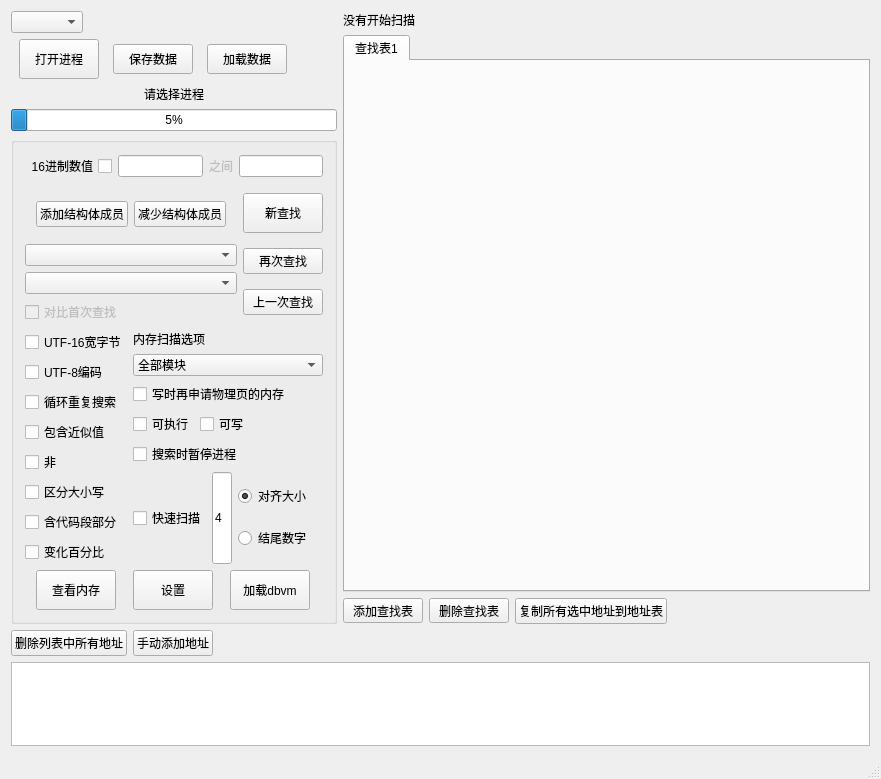
<?xml version="1.0" encoding="UTF-8"?>
<ui version="4.0">
 <class>CheatEngine_With_QtClass</class>
 <widget class="QMainWindow" name="CheatEngine_With_QtClass">
  <property name="geometry">
   <rect>
    <x>0</x>
    <y>0</y>
    <width>881</width>
    <height>779</height>
   </rect>
  </property>
  <property name="sizePolicy">
   <sizepolicy hsizetype="Expanding" vsizetype="Preferred">
    <horstretch>0</horstretch>
    <verstretch>0</verstretch>
   </sizepolicy>
  </property>
  <property name="acceptDrops">
   <bool>false</bool>
  </property>
  <property name="windowTitle">
   <string>CheatEngine_With_Qt</string>
  </property>
  <widget class="QWidget" name="centralWidget">
   <layout class="QVBoxLayout" name="verticalLayout">
    <item>
     <layout class="QHBoxLayout" name="horizontalLayout" stretch="0,1">
      <item>
       <layout class="QVBoxLayout" name="verticalLayout_scan_panel">
        <item>
         <widget class="QComboBox" name="comboBox_language">
          <property name="sizePolicy">
           <sizepolicy hsizetype="Fixed" vsizetype="Fixed">
            <horstretch>0</horstretch>
            <verstretch>0</verstretch>
           </sizepolicy>
          </property>
         </widget>
        </item>
        <item>
         <layout class="QHBoxLayout" name="horizontalLayout_9">
          <item>
           <widget class="QPushButton" name="pushButton_openProcess">
            <property name="sizePolicy">
             <sizepolicy hsizetype="Fixed" vsizetype="Fixed">
              <horstretch>0</horstretch>
              <verstretch>0</verstretch>
             </sizepolicy>
            </property>
            <property name="minimumSize">
             <size>
              <width>0</width>
              <height>40</height>
             </size>
            </property>
            <property name="text">
             <string>打开进程</string>
            </property>
           </widget>
          </item>
          <item>
           <widget class="QPushButton" name="pushButton_save_data_to_file">
            <property name="sizePolicy">
             <sizepolicy hsizetype="Fixed" vsizetype="Fixed">
              <horstretch>0</horstretch>
              <verstretch>0</verstretch>
             </sizepolicy>
            </property>
            <property name="minimumSize">
             <size>
              <width>0</width>
              <height>30</height>
             </size>
            </property>
            <property name="text">
             <string>保存数据</string>
            </property>
           </widget>
          </item>
          <item>
           <widget class="QPushButton" name="pushButton_load_data_from_file">
            <property name="sizePolicy">
             <sizepolicy hsizetype="Fixed" vsizetype="Fixed">
              <horstretch>0</horstretch>
              <verstretch>0</verstretch>
             </sizepolicy>
            </property>
            <property name="minimumSize">
             <size>
              <width>0</width>
              <height>30</height>
             </size>
            </property>
            <property name="text">
             <string>加载数据</string>
            </property>
           </widget>
          </item>
          <item>
           <spacer name="horizontalSpacer">
            <property name="orientation">
             <enum>Qt::Orientation::Horizontal</enum>
            </property>
            <property name="sizeType">
             <enum>QSizePolicy::Policy::Fixed</enum>
            </property>
            <property name="sizeHint" stdset="0">
             <size>
              <width>40</width>
              <height>20</height>
             </size>
            </property>
           </spacer>
          </item>
         </layout>
        </item>
        <item>
         <layout class="QVBoxLayout" name="verticalLayout_2">
          <property name="sizeConstraint">
           <enum>QLayout::SizeConstraint::SetDefaultConstraint</enum>
          </property>
          <property name="bottomMargin">
           <number>0</number>
          </property>
          <item>
           <widget class="QLabel" name="label_Process_name">
            <property name="sizePolicy">
             <sizepolicy hsizetype="Expanding" vsizetype="Fixed">
              <horstretch>0</horstretch>
              <verstretch>0</verstretch>
             </sizepolicy>
            </property>
            <property name="autoFillBackground">
             <bool>true</bool>
            </property>
            <property name="text">
             <string>请选择进程</string>
            </property>
            <property name="alignment">
             <set>Qt::AlignmentFlag::AlignCenter</set>
            </property>
           </widget>
          </item>
          <item>
           <widget class="QProgressBar" name="progressBar">
            <property name="enabled">
             <bool>true</bool>
            </property>
            <property name="sizePolicy">
             <sizepolicy hsizetype="Expanding" vsizetype="Fixed">
              <horstretch>0</horstretch>
              <verstretch>0</verstretch>
             </sizepolicy>
            </property>
            <property name="value">
             <number>5</number>
            </property>
           </widget>
          </item>
         </layout>
        </item>
        <item>
         <widget class="QGroupBox" name="groupBox">
          <property name="sizePolicy">
           <sizepolicy hsizetype="Fixed" vsizetype="Fixed">
            <horstretch>0</horstretch>
            <verstretch>0</verstretch>
           </sizepolicy>
          </property>
          <property name="title">
           <string/>
          </property>
          <layout class="QVBoxLayout" name="verticalLayout_11">
           <item>
            <layout class="QHBoxLayout" name="horizontalLayout_scan_input" stretch="0,1,0,1">
             <item>
              <widget class="QCheckBox" name="checkBox_Hex_Value">
               <property name="sizePolicy">
                <sizepolicy hsizetype="Expanding" vsizetype="Fixed">
                 <horstretch>0</horstretch>
                 <verstretch>0</verstretch>
                </sizepolicy>
               </property>
               <property name="layoutDirection">
                <enum>Qt::LayoutDirection::RightToLeft</enum>
               </property>
               <property name="text">
                <string>16进制数值</string>
               </property>
              </widget>
             </item>
             <item>
              <widget class="QLineEdit" name="lineEdit_ValueInput">
               <property name="sizePolicy">
                <sizepolicy hsizetype="Ignored" vsizetype="Fixed">
                 <horstretch>0</horstretch>
                 <verstretch>0</verstretch>
                </sizepolicy>
               </property>
              </widget>
             </item>
             <item>
              <widget class="QLabel" name="label_and">
               <property name="enabled">
                <bool>false</bool>
               </property>
               <property name="sizePolicy">
                <sizepolicy hsizetype="Fixed" vsizetype="Fixed">
                 <horstretch>0</horstretch>
                 <verstretch>0</verstretch>
                </sizepolicy>
               </property>
               <property name="minimumSize">
                <size>
                 <width>0</width>
                 <height>0</height>
                </size>
               </property>
               <property name="text">
                <string>之间</string>
               </property>
              </widget>
             </item>
             <item>
              <widget class="QLineEdit" name="lineEdit_ValueInput2">
               <property name="enabled">
                <bool>true</bool>
               </property>
               <property name="sizePolicy">
                <sizepolicy hsizetype="Ignored" vsizetype="Fixed">
                 <horstretch>0</horstretch>
                 <verstretch>0</verstretch>
                </sizepolicy>
               </property>
              </widget>
             </item>
            </layout>
           </item>
           <item>
            <layout class="QHBoxLayout" name="horizontalLayout_10" stretch="1,0">
             <item>
              <layout class="QVBoxLayout" name="verticalLayout_5">
               <item>
                <widget class="QWidget" name="widget_StructurePanel" native="true">
                 <layout class="QVBoxLayout" name="verticalLayout_9">
                  <item>
                   <layout class="QVBoxLayout" name="layout_Struct_MemberList">
                    <item>
                     <widget class="QWidget" name="widget_Standard_Struct_InputArea" native="true"/>
                    </item>
                    <item>
                     <layout class="QHBoxLayout" name="horizontalLayout_2">
                      <item>
                       <widget class="QPushButton" name="pushButton_Add_Struct_Member">
                        <property name="text">
                         <string>添加结构体成员</string>
                        </property>
                       </widget>
                      </item>
                      <item>
                       <widget class="QPushButton" name="pushButton_Remove_Struct_Member">
                        <property name="text">
                         <string>减少结构体成员</string>
                        </property>
                       </widget>
                      </item>
                     </layout>
                    </item>
                   </layout>
                  </item>
                 </layout>
                </widget>
               </item>
               <item>
                <widget class="QComboBox" name="comboBox_Value_Data_Size">
                 <property name="sizePolicy">
                  <sizepolicy hsizetype="Expanding" vsizetype="Fixed">
                   <horstretch>0</horstretch>
                   <verstretch>0</verstretch>
                  </sizepolicy>
                 </property>
                </widget>
               </item>
               <item>
                <widget class="QComboBox" name="comboBox_atribute_For_Find">
                 <property name="sizePolicy">
                  <sizepolicy hsizetype="Expanding" vsizetype="Fixed">
                   <horstretch>0</horstretch>
                   <verstretch>0</verstretch>
                  </sizepolicy>
                 </property>
                </widget>
               </item>
               <item>
                <widget class="QCheckBox" name="checkBox_compare_first_scan">
                 <property name="enabled">
                  <bool>false</bool>
                 </property>
                 <property name="sizePolicy">
                  <sizepolicy hsizetype="Fixed" vsizetype="Fixed">
                   <horstretch>0</horstretch>
                   <verstretch>0</verstretch>
                  </sizepolicy>
                 </property>
                 <property name="text">
                  <string>对比首次查找</string>
                 </property>
                </widget>
               </item>
              </layout>
             </item>
             <item>
              <layout class="QVBoxLayout" name="verticalLayout_12">
               <item>
                <widget class="QPushButton" name="pushButton_new_find">
                 <property name="sizePolicy">
                  <sizepolicy hsizetype="Fixed" vsizetype="Fixed">
                   <horstretch>0</horstretch>
                   <verstretch>0</verstretch>
                  </sizepolicy>
                 </property>
                 <property name="minimumSize">
                  <size>
                   <width>0</width>
                   <height>40</height>
                  </size>
                 </property>
                 <property name="text">
                  <string>新查找</string>
                 </property>
                </widget>
               </item>
               <item>
                <widget class="QPushButton" name="pushButton_next_find">
                 <property name="sizePolicy">
                  <sizepolicy hsizetype="Fixed" vsizetype="Fixed">
                   <horstretch>0</horstretch>
                   <verstretch>0</verstretch>
                  </sizepolicy>
                 </property>
                 <property name="text">
                  <string>再次查找</string>
                 </property>
                </widget>
               </item>
               <item>
                <widget class="QPushButton" name="pushButton_pre_find">
                 <property name="sizePolicy">
                  <sizepolicy hsizetype="Fixed" vsizetype="Fixed">
                   <horstretch>0</horstretch>
                   <verstretch>0</verstretch>
                  </sizepolicy>
                 </property>
                 <property name="text">
                  <string>上一次查找</string>
                 </property>
                </widget>
               </item>
              </layout>
             </item>
            </layout>
           </item>
           <item>
            <layout class="QHBoxLayout" name="horizontalLayout_7" stretch="0,1">
             <item>
              <layout class="QVBoxLayout" name="verticalLayout_4">
               <item>
                <widget class="QCheckBox" name="checkBox_use_UTF16">
                 <property name="sizePolicy">
                  <sizepolicy hsizetype="Fixed" vsizetype="Fixed">
                   <horstretch>0</horstretch>
                   <verstretch>0</verstretch>
                  </sizepolicy>
                 </property>
                 <property name="minimumSize">
                  <size>
                   <width>0</width>
                   <height>0</height>
                  </size>
                 </property>
                 <property name="text">
                  <string>UTF-16宽字节</string>
                 </property>
                </widget>
               </item>
               <item>
                <widget class="QCheckBox" name="checkBox_use_UTF8">
                 <property name="sizePolicy">
                  <sizepolicy hsizetype="Fixed" vsizetype="Fixed">
                   <horstretch>0</horstretch>
                   <verstretch>0</verstretch>
                  </sizepolicy>
                 </property>
                 <property name="text">
                  <string>UTF-8编码</string>
                 </property>
                </widget>
               </item>
               <item>
                <widget class="QCheckBox" name="checkBox_repeat">
                 <property name="sizePolicy">
                  <sizepolicy hsizetype="Fixed" vsizetype="Fixed">
                   <horstretch>0</horstretch>
                   <verstretch>0</verstretch>
                  </sizepolicy>
                 </property>
                 <property name="text">
                  <string>循环重复搜索</string>
                 </property>
                </widget>
               </item>
               <item>
                <widget class="QCheckBox" name="checkBox_contain_approximate_value">
                 <property name="sizePolicy">
                  <sizepolicy hsizetype="Fixed" vsizetype="Fixed">
                   <horstretch>0</horstretch>
                   <verstretch>0</verstretch>
                  </sizepolicy>
                 </property>
                 <property name="text">
                  <string>包含近似值</string>
                 </property>
                </widget>
               </item>
               <item>
                <widget class="QCheckBox" name="checkBox_Not">
                 <property name="sizePolicy">
                  <sizepolicy hsizetype="Fixed" vsizetype="Fixed">
                   <horstretch>0</horstretch>
                   <verstretch>0</verstretch>
                  </sizepolicy>
                 </property>
                 <property name="text">
                  <string>非</string>
                 </property>
                </widget>
               </item>
               <item>
                <widget class="QCheckBox" name="checkBox_Caps_Check">
                 <property name="sizePolicy">
                  <sizepolicy hsizetype="Fixed" vsizetype="Fixed">
                   <horstretch>0</horstretch>
                   <verstretch>0</verstretch>
                  </sizepolicy>
                 </property>
                 <property name="text">
                  <string>区分大小写</string>
                 </property>
                </widget>
               </item>
               <item>
                <widget class="QCheckBox" name="checkBox_Include_Code_Section">
                 <property name="sizePolicy">
                  <sizepolicy hsizetype="Fixed" vsizetype="Fixed">
                   <horstretch>0</horstretch>
                   <verstretch>0</verstretch>
                  </sizepolicy>
                 </property>
                 <property name="text">
                  <string>含代码段部分</string>
                 </property>
                </widget>
               </item>
               <item>
                <widget class="QCheckBox" name="checkBox_percent">
                 <property name="sizePolicy">
                  <sizepolicy hsizetype="Fixed" vsizetype="Fixed">
                   <horstretch>0</horstretch>
                   <verstretch>0</verstretch>
                  </sizepolicy>
                 </property>
                 <property name="text">
                  <string>变化百分比</string>
                 </property>
                </widget>
               </item>
               <item>
                <spacer name="verticalSpacer_2">
                 <property name="orientation">
                  <enum>Qt::Orientation::Vertical</enum>
                 </property>
                 <property name="sizeHint" stdset="0">
                  <size>
                   <width>20</width>
                   <height>0</height>
                  </size>
                 </property>
                </spacer>
               </item>
              </layout>
             </item>
             <item>
              <layout class="QVBoxLayout" name="verticalLayout_7">
               <item>
                <widget class="QLabel" name="label">
                 <property name="enabled">
                  <bool>true</bool>
                 </property>
                 <property name="sizePolicy">
                  <sizepolicy hsizetype="Fixed" vsizetype="Fixed">
                   <horstretch>0</horstretch>
                   <verstretch>0</verstretch>
                  </sizepolicy>
                 </property>
                 <property name="text">
                  <string>内存扫描选项</string>
                 </property>
                 <property name="alignment">
                  <set>Qt::AlignmentFlag::AlignLeading|Qt::AlignmentFlag::AlignLeft|Qt::AlignmentFlag::AlignVCenter</set>
                 </property>
                </widget>
               </item>
               <item>
                <widget class="QComboBox" name="comboBox_process_module_List">
                 <property name="sizePolicy">
                  <sizepolicy hsizetype="Expanding" vsizetype="Fixed">
                   <horstretch>0</horstretch>
                   <verstretch>0</verstretch>
                  </sizepolicy>
                 </property>
                 <property name="layoutDirection">
                  <enum>Qt::LayoutDirection::LeftToRight</enum>
                 </property>
                 <property name="editable">
                  <bool>false</bool>
                 </property>
                 <property name="currentText">
                  <string>全部模块</string>
                 </property>
                 <item>
                  <property name="text">
                   <string>全部模块</string>
                  </property>
                 </item>
                </widget>
               </item>
               <item>
                <widget class="QCheckBox" name="checkBox_copy_on_write">
                 <property name="sizePolicy">
                  <sizepolicy hsizetype="Fixed" vsizetype="Fixed">
                   <horstretch>0</horstretch>
                   <verstretch>0</verstretch>
                  </sizepolicy>
                 </property>
                 <property name="text">
                  <string>写时再申请物理页的内存</string>
                 </property>
                </widget>
               </item>
               <item>
                <layout class="QHBoxLayout" name="horizontalLayout_4">
                 <item>
                  <widget class="QCheckBox" name="checkBox_able_to_execute">
                   <property name="sizePolicy">
                    <sizepolicy hsizetype="Fixed" vsizetype="Fixed">
                     <horstretch>0</horstretch>
                     <verstretch>0</verstretch>
                    </sizepolicy>
                   </property>
                   <property name="text">
                    <string>可执行</string>
                   </property>
                  </widget>
                 </item>
                 <item>
                  <widget class="QCheckBox" name="checkBox_able_to_write">
                   <property name="sizePolicy">
                    <sizepolicy hsizetype="Fixed" vsizetype="Fixed">
                     <horstretch>0</horstretch>
                     <verstretch>0</verstretch>
                    </sizepolicy>
                   </property>
                   <property name="text">
                    <string>可写</string>
                   </property>
                  </widget>
                 </item>
                 <item>
                  <spacer name="horizontalSpacer_4">
                   <property name="orientation">
                    <enum>Qt::Orientation::Horizontal</enum>
                   </property>
                   <property name="sizeHint" stdset="0">
                    <size>
                     <width>40</width>
                     <height>20</height>
                    </size>
                   </property>
                  </spacer>
                 </item>
                </layout>
               </item>
               <item>
                <widget class="QCheckBox" name="checkBox_scaning_suspend_process">
                 <property name="sizePolicy">
                  <sizepolicy hsizetype="Fixed" vsizetype="Fixed">
                   <horstretch>0</horstretch>
                   <verstretch>0</verstretch>
                  </sizepolicy>
                 </property>
                 <property name="text">
                  <string>搜索时暂停进程</string>
                 </property>
                </widget>
               </item>
               <item>
                <layout class="QHBoxLayout" name="horizontalLayout_3">
                 <item>
                  <widget class="QCheckBox" name="checkBox_fast_scan">
                   <property name="sizePolicy">
                    <sizepolicy hsizetype="Fixed" vsizetype="Fixed">
                     <horstretch>0</horstretch>
                     <verstretch>0</verstretch>
                    </sizepolicy>
                   </property>
                   <property name="text">
                    <string>快速扫描</string>
                   </property>
                  </widget>
                 </item>
                 <item>
                  <widget class="QLineEdit" name="lineEdit_fast_scan_value">
                   <property name="sizePolicy">
                    <sizepolicy hsizetype="Fixed" vsizetype="Expanding">
                     <horstretch>0</horstretch>
                     <verstretch>0</verstretch>
                    </sizepolicy>
                   </property>
                   <property name="maximumSize">
                    <size>
                     <width>20</width>
                     <height>16777215</height>
                    </size>
                   </property>
                   <property name="text">
                    <string>4</string>
                   </property>
                   <property name="alignment">
                    <set>Qt::AlignmentFlag::AlignLeading|Qt::AlignmentFlag::AlignLeft|Qt::AlignmentFlag::AlignVCenter</set>
                   </property>
                  </widget>
                 </item>
                 <item>
                  <layout class="QVBoxLayout" name="verticalLayout_6">
                   <item>
                    <widget class="QRadioButton" name="radioButton_align_size">
                     <property name="sizePolicy">
                      <sizepolicy hsizetype="Fixed" vsizetype="Fixed">
                       <horstretch>0</horstretch>
                       <verstretch>0</verstretch>
                      </sizepolicy>
                     </property>
                     <property name="text">
                      <string>对齐大小</string>
                     </property>
                     <property name="checked">
                      <bool>true</bool>
                     </property>
                    </widget>
                   </item>
                   <item>
                    <widget class="QRadioButton" name="radioButton_end_number">
                     <property name="sizePolicy">
                      <sizepolicy hsizetype="Fixed" vsizetype="Fixed">
                       <horstretch>0</horstretch>
                       <verstretch>0</verstretch>
                      </sizepolicy>
                     </property>
                     <property name="text">
                      <string>结尾数字</string>
                     </property>
                    </widget>
                   </item>
                  </layout>
                 </item>
                 <item>
                  <spacer name="horizontalSpacer_5">
                   <property name="orientation">
                    <enum>Qt::Orientation::Horizontal</enum>
                   </property>
                   <property name="sizeHint" stdset="0">
                    <size>
                     <width>0</width>
                     <height>0</height>
                    </size>
                   </property>
                  </spacer>
                 </item>
                </layout>
               </item>
              </layout>
             </item>
            </layout>
           </item>
           <item>
            <layout class="QHBoxLayout" name="horizontalLayout_5">
             <item>
              <widget class="QPushButton" name="pushButton_Memory_View">
               <property name="sizePolicy">
                <sizepolicy hsizetype="Fixed" vsizetype="Fixed">
                 <horstretch>0</horstretch>
                 <verstretch>0</verstretch>
                </sizepolicy>
               </property>
               <property name="minimumSize">
                <size>
                 <width>0</width>
                 <height>40</height>
                </size>
               </property>
               <property name="text">
                <string>查看内存</string>
               </property>
              </widget>
             </item>
             <item>
              <widget class="QPushButton" name="pushButton_settings">
               <property name="sizePolicy">
                <sizepolicy hsizetype="Fixed" vsizetype="Fixed">
                 <horstretch>0</horstretch>
                 <verstretch>0</verstretch>
                </sizepolicy>
               </property>
               <property name="minimumSize">
                <size>
                 <width>0</width>
                 <height>40</height>
                </size>
               </property>
               <property name="text">
                <string>设置</string>
               </property>
              </widget>
             </item>
             <item>
              <widget class="QPushButton" name="pushButton_load_dbvm">
               <property name="sizePolicy">
                <sizepolicy hsizetype="Fixed" vsizetype="Fixed">
                 <horstretch>0</horstretch>
                 <verstretch>0</verstretch>
                </sizepolicy>
               </property>
               <property name="minimumSize">
                <size>
                 <width>0</width>
                 <height>40</height>
                </size>
               </property>
               <property name="text">
                <string>加载dbvm</string>
               </property>
              </widget>
             </item>
            </layout>
           </item>
          </layout>
         </widget>
        </item>
        <item>
         <spacer name="verticalSpacer">
          <property name="orientation">
           <enum>Qt::Orientation::Vertical</enum>
          </property>
          <property name="sizeHint" stdset="0">
           <size>
            <width>0</width>
            <height>0</height>
           </size>
          </property>
         </spacer>
        </item>
       </layout>
      </item>
      <item>
       <layout class="QVBoxLayout" name="verticalLayout_8">
        <item>
         <widget class="QLabel" name="label_scan_result">
          <property name="text">
           <string>没有开始扫描</string>
          </property>
         </widget>
        </item>
        <item>
         <widget class="QTabWidget" name="tabWidget">
          <property name="sizePolicy">
           <sizepolicy hsizetype="Expanding" vsizetype="Expanding">
            <horstretch>0</horstretch>
            <verstretch>10</verstretch>
           </sizepolicy>
          </property>
          <property name="currentIndex">
           <number>0</number>
          </property>
          <widget class="QWidget" name="tab">
           <attribute name="title">
            <string>查找表1</string>
           </attribute>
          </widget>
         </widget>
        </item>
        <item>
         <layout class="QHBoxLayout" name="horizontalLayout_6" stretch="0,0,0,0">
          <item>
           <widget class="QPushButton" name="pushButton_add_scan_TabWidget">
            <property name="sizePolicy">
             <sizepolicy hsizetype="Fixed" vsizetype="Fixed">
              <horstretch>0</horstretch>
              <verstretch>0</verstretch>
             </sizepolicy>
            </property>
            <property name="maximumSize">
             <size>
              <width>80</width>
              <height>25</height>
             </size>
            </property>
            <property name="text">
             <string>添加查找表</string>
            </property>
           </widget>
          </item>
          <item>
           <widget class="QPushButton" name="pushButton_remove_scan_TabWidget">
            <property name="sizePolicy">
             <sizepolicy hsizetype="Fixed" vsizetype="Fixed">
              <horstretch>0</horstretch>
              <verstretch>0</verstretch>
             </sizepolicy>
            </property>
            <property name="maximumSize">
             <size>
              <width>80</width>
              <height>25</height>
             </size>
            </property>
            <property name="text">
             <string>删除查找表</string>
            </property>
           </widget>
          </item>
          <item>
           <widget class="QPushButton" name="pushButton_copy_all_scan_address_to_address_list">
            <property name="sizePolicy">
             <sizepolicy hsizetype="Fixed" vsizetype="Fixed">
              <horstretch>0</horstretch>
              <verstretch>0</verstretch>
             </sizepolicy>
            </property>
            <property name="text">
             <string>复制所有选中地址到地址表</string>
            </property>
           </widget>
          </item>
          <item>
           <spacer name="horizontalSpacer_3">
            <property name="orientation">
             <enum>Qt::Orientation::Horizontal</enum>
            </property>
            <property name="sizeHint" stdset="0">
             <size>
              <width>40</width>
              <height>20</height>
             </size>
            </property>
           </spacer>
          </item>
         </layout>
        </item>
       </layout>
      </item>
     </layout>
    </item>
    <item>
     <layout class="QHBoxLayout" name="horizontalLayout_8">
      <item>
       <widget class="QPushButton" name="pushButton_delete_all_address">
        <property name="sizePolicy">
         <sizepolicy hsizetype="Fixed" vsizetype="Fixed">
          <horstretch>0</horstretch>
          <verstretch>0</verstretch>
         </sizepolicy>
        </property>
        <property name="text">
         <string>删除列表中所有地址</string>
        </property>
       </widget>
      </item>
      <item>
       <widget class="QPushButton" name="pushButton_add_address">
        <property name="sizePolicy">
         <sizepolicy hsizetype="Fixed" vsizetype="Fixed">
          <horstretch>0</horstretch>
          <verstretch>0</verstretch>
         </sizepolicy>
        </property>
        <property name="text">
         <string>手动添加地址</string>
        </property>
       </widget>
      </item>
      <item>
       <spacer name="horizontalSpacer_2">
        <property name="orientation">
         <enum>Qt::Orientation::Horizontal</enum>
        </property>
        <property name="sizeHint" stdset="0">
         <size>
          <width>40</width>
          <height>20</height>
         </size>
        </property>
       </spacer>
      </item>
     </layout>
    </item>
    <item>
     <widget class="QTableWidget" name="tableWidget_addressList">
      <property name="rowCount">
       <number>0</number>
      </property>
      <property name="columnCount">
       <number>0</number>
      </property>
     </widget>
    </item>
   </layout>
  </widget>
  <widget class="QStatusBar" name="statusBar"/>
 </widget>
 <layoutdefault spacing="6" margin="11"/>
 <resources/>
 <connections/>
</ui>
